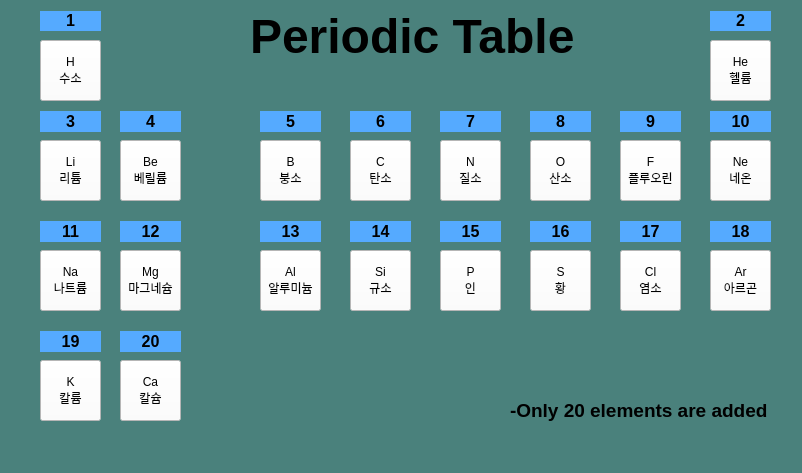
<?xml version="1.0" encoding="UTF-8"?>
<ui version="4.0">
 <class>Table</class>
 <widget class="QMainWindow" name="Table">
  <property name="geometry">
   <rect>
    <x>0</x>
    <y>0</y>
    <width>802</width>
    <height>473</height>
   </rect>
  </property>
  <property name="windowTitle">
   <string>Table</string>
  </property>
  <property name="windowIcon">
   <iconset>
    <activeoff>:/icon/icon.ico</activeoff>
   </iconset>
  </property>
  <property name="styleSheet">
   <string notr="true">background: rgb(74, 129, 124)</string>
  </property>
  <property name="iconSize">
   <size>
    <width>80</width>
    <height>80</height>
   </size>
  </property>
  <widget class="QWidget" name="centralwidget">
   <widget class="QPushButton" name="pushButton">
    <property name="geometry">
     <rect>
      <x>40</x>
      <y>40</y>
      <width>61</width>
      <height>61</height>
     </rect>
    </property>
    <property name="styleSheet">
     <string notr="true">background: rgb(255, 255, 255)</string>
    </property>
    <property name="text">
     <string>H
수소</string>
    </property>
   </widget>
   <widget class="QPushButton" name="pushButton_2">
    <property name="geometry">
     <rect>
      <x>710</x>
      <y>40</y>
      <width>61</width>
      <height>61</height>
     </rect>
    </property>
    <property name="styleSheet">
     <string notr="true">background: rgb(255, 255, 255)</string>
    </property>
    <property name="text">
     <string>He 
헬륨</string>
    </property>
   </widget>
   <widget class="QPushButton" name="pushButton_3">
    <property name="geometry">
     <rect>
      <x>40</x>
      <y>140</y>
      <width>61</width>
      <height>61</height>
     </rect>
    </property>
    <property name="styleSheet">
     <string notr="true">background: rgb(255, 255, 255)</string>
    </property>
    <property name="text">
     <string>Li 
리튬</string>
    </property>
   </widget>
   <widget class="QPushButton" name="pushButton_4">
    <property name="geometry">
     <rect>
      <x>120</x>
      <y>140</y>
      <width>61</width>
      <height>61</height>
     </rect>
    </property>
    <property name="styleSheet">
     <string notr="true">background: rgb(255, 255, 255)</string>
    </property>
    <property name="text">
     <string>Be 
베릴륨</string>
    </property>
   </widget>
   <widget class="QPushButton" name="pushButton_5">
    <property name="geometry">
     <rect>
      <x>260</x>
      <y>140</y>
      <width>61</width>
      <height>61</height>
     </rect>
    </property>
    <property name="styleSheet">
     <string notr="true">background: rgb(255, 255, 255)</string>
    </property>
    <property name="text">
     <string>B 
붕소</string>
    </property>
   </widget>
   <widget class="QPushButton" name="pushButton_6">
    <property name="geometry">
     <rect>
      <x>350</x>
      <y>140</y>
      <width>61</width>
      <height>61</height>
     </rect>
    </property>
    <property name="styleSheet">
     <string notr="true">background: rgb(255, 255, 255)</string>
    </property>
    <property name="text">
     <string>C 
탄소</string>
    </property>
   </widget>
   <widget class="QPushButton" name="pushButton_7">
    <property name="geometry">
     <rect>
      <x>440</x>
      <y>140</y>
      <width>61</width>
      <height>61</height>
     </rect>
    </property>
    <property name="styleSheet">
     <string notr="true">background: rgb(255, 255, 255)</string>
    </property>
    <property name="text">
     <string>N 
질소</string>
    </property>
   </widget>
   <widget class="QPushButton" name="pushButton_8">
    <property name="geometry">
     <rect>
      <x>530</x>
      <y>140</y>
      <width>61</width>
      <height>61</height>
     </rect>
    </property>
    <property name="styleSheet">
     <string notr="true">background: rgb(255, 255, 255)</string>
    </property>
    <property name="text">
     <string>O 
산소</string>
    </property>
   </widget>
   <widget class="QPushButton" name="pushButton_9">
    <property name="geometry">
     <rect>
      <x>620</x>
      <y>140</y>
      <width>61</width>
      <height>61</height>
     </rect>
    </property>
    <property name="styleSheet">
     <string notr="true">background: rgb(255, 255, 255)</string>
    </property>
    <property name="text">
     <string>F 
플루오린</string>
    </property>
   </widget>
   <widget class="QPushButton" name="pushButton_10">
    <property name="geometry">
     <rect>
      <x>710</x>
      <y>140</y>
      <width>61</width>
      <height>61</height>
     </rect>
    </property>
    <property name="styleSheet">
     <string notr="true">background: rgb(255, 255, 255)</string>
    </property>
    <property name="text">
     <string>Ne 
네온</string>
    </property>
   </widget>
   <widget class="QPushButton" name="pushButton_11">
    <property name="geometry">
     <rect>
      <x>40</x>
      <y>250</y>
      <width>61</width>
      <height>61</height>
     </rect>
    </property>
    <property name="styleSheet">
     <string notr="true">background: rgb(255, 255, 255)</string>
    </property>
    <property name="text">
     <string>Na 
나트륨</string>
    </property>
   </widget>
   <widget class="QPushButton" name="pushButton_12">
    <property name="geometry">
     <rect>
      <x>120</x>
      <y>250</y>
      <width>61</width>
      <height>61</height>
     </rect>
    </property>
    <property name="styleSheet">
     <string notr="true">background: rgb(255, 255, 255)</string>
    </property>
    <property name="text">
     <string>Mg 
마그네슘</string>
    </property>
   </widget>
   <widget class="QPushButton" name="pushButton_13">
    <property name="geometry">
     <rect>
      <x>260</x>
      <y>250</y>
      <width>61</width>
      <height>61</height>
     </rect>
    </property>
    <property name="styleSheet">
     <string notr="true">background: rgb(255, 255, 255)</string>
    </property>
    <property name="text">
     <string>Al
알루미늄</string>
    </property>
   </widget>
   <widget class="QPushButton" name="pushButton_14">
    <property name="geometry">
     <rect>
      <x>350</x>
      <y>250</y>
      <width>61</width>
      <height>61</height>
     </rect>
    </property>
    <property name="styleSheet">
     <string notr="true">background: rgb(255, 255, 255)</string>
    </property>
    <property name="text">
     <string>Si
규소</string>
    </property>
   </widget>
   <widget class="QPushButton" name="pushButton_15">
    <property name="geometry">
     <rect>
      <x>440</x>
      <y>250</y>
      <width>61</width>
      <height>61</height>
     </rect>
    </property>
    <property name="styleSheet">
     <string notr="true">background: rgb(255, 255, 255)</string>
    </property>
    <property name="text">
     <string>P
인</string>
    </property>
   </widget>
   <widget class="QPushButton" name="pushButton_16">
    <property name="geometry">
     <rect>
      <x>530</x>
      <y>250</y>
      <width>61</width>
      <height>61</height>
     </rect>
    </property>
    <property name="styleSheet">
     <string notr="true">background: rgb(255, 255, 255)</string>
    </property>
    <property name="text">
     <string>S
황</string>
    </property>
   </widget>
   <widget class="QPushButton" name="pushButton_17">
    <property name="geometry">
     <rect>
      <x>620</x>
      <y>250</y>
      <width>61</width>
      <height>61</height>
     </rect>
    </property>
    <property name="styleSheet">
     <string notr="true">background: rgb(255, 255, 255)</string>
    </property>
    <property name="text">
     <string>Cl
염소</string>
    </property>
   </widget>
   <widget class="QPushButton" name="pushButton_18">
    <property name="geometry">
     <rect>
      <x>710</x>
      <y>250</y>
      <width>61</width>
      <height>61</height>
     </rect>
    </property>
    <property name="styleSheet">
     <string notr="true">background: rgb(255, 255, 255)</string>
    </property>
    <property name="text">
     <string>Ar
아르곤</string>
    </property>
   </widget>
   <widget class="QPushButton" name="pushButton_19">
    <property name="geometry">
     <rect>
      <x>40</x>
      <y>360</y>
      <width>61</width>
      <height>61</height>
     </rect>
    </property>
    <property name="styleSheet">
     <string notr="true">background: rgb(255, 255, 255)</string>
    </property>
    <property name="text">
     <string>K
칼륨</string>
    </property>
   </widget>
   <widget class="QPushButton" name="pushButton_20">
    <property name="geometry">
     <rect>
      <x>120</x>
      <y>360</y>
      <width>61</width>
      <height>61</height>
     </rect>
    </property>
    <property name="styleSheet">
     <string notr="true">background: rgb(255, 255, 255)</string>
    </property>
    <property name="text">
     <string>Ca
칼슘</string>
    </property>
   </widget>
   <widget class="QLabel" name="label">
    <property name="geometry">
     <rect>
      <x>40</x>
      <y>11</y>
      <width>61</width>
      <height>20</height>
     </rect>
    </property>
    <property name="font">
     <font>
      <family>Arial</family>
      <pointsize>12</pointsize>
      <weight>75</weight>
      <bold>true</bold>
     </font>
    </property>
    <property name="styleSheet">
     <string notr="true">background: rgb(85, 170, 255)</string>
    </property>
    <property name="text">
     <string>&lt;html&gt;&lt;head/&gt;&lt;body&gt;&lt;p align=&quot;center&quot;&gt;1&lt;/p&gt;&lt;/body&gt;&lt;/html&gt;</string>
    </property>
   </widget>
   <widget class="QLabel" name="label_2">
    <property name="geometry">
     <rect>
      <x>710</x>
      <y>11</y>
      <width>61</width>
      <height>20</height>
     </rect>
    </property>
    <property name="font">
     <font>
      <family>Arial</family>
      <pointsize>12</pointsize>
      <weight>75</weight>
      <bold>true</bold>
     </font>
    </property>
    <property name="styleSheet">
     <string notr="true">background: rgb(85, 170, 255)</string>
    </property>
    <property name="text">
     <string>&lt;html&gt;&lt;head/&gt;&lt;body&gt;&lt;p align=&quot;center&quot;&gt;2&lt;/p&gt;&lt;/body&gt;&lt;/html&gt;</string>
    </property>
   </widget>
   <widget class="QLabel" name="label_3">
    <property name="geometry">
     <rect>
      <x>40</x>
      <y>111</y>
      <width>61</width>
      <height>21</height>
     </rect>
    </property>
    <property name="font">
     <font>
      <family>Arial</family>
      <pointsize>12</pointsize>
      <weight>75</weight>
      <bold>true</bold>
     </font>
    </property>
    <property name="styleSheet">
     <string notr="true">background: rgb(85, 170, 255)</string>
    </property>
    <property name="text">
     <string>&lt;html&gt;&lt;head/&gt;&lt;body&gt;&lt;p align=&quot;center&quot;&gt;3&lt;/p&gt;&lt;/body&gt;&lt;/html&gt;</string>
    </property>
   </widget>
   <widget class="QLabel" name="label_4">
    <property name="geometry">
     <rect>
      <x>120</x>
      <y>111</y>
      <width>61</width>
      <height>21</height>
     </rect>
    </property>
    <property name="font">
     <font>
      <family>Arial</family>
      <pointsize>12</pointsize>
      <weight>75</weight>
      <bold>true</bold>
     </font>
    </property>
    <property name="styleSheet">
     <string notr="true">background: rgb(85, 170, 255)</string>
    </property>
    <property name="text">
     <string>&lt;html&gt;&lt;head/&gt;&lt;body&gt;&lt;p align=&quot;center&quot;&gt;4&lt;/p&gt;&lt;/body&gt;&lt;/html&gt;</string>
    </property>
   </widget>
   <widget class="QLabel" name="label_5">
    <property name="geometry">
     <rect>
      <x>260</x>
      <y>111</y>
      <width>61</width>
      <height>21</height>
     </rect>
    </property>
    <property name="font">
     <font>
      <family>Arial</family>
      <pointsize>12</pointsize>
      <weight>75</weight>
      <bold>true</bold>
     </font>
    </property>
    <property name="styleSheet">
     <string notr="true">background: rgb(85, 170, 255)</string>
    </property>
    <property name="text">
     <string>&lt;html&gt;&lt;head/&gt;&lt;body&gt;&lt;p align=&quot;center&quot;&gt;5&lt;/p&gt;&lt;/body&gt;&lt;/html&gt;</string>
    </property>
   </widget>
   <widget class="QLabel" name="label_6">
    <property name="geometry">
     <rect>
      <x>350</x>
      <y>111</y>
      <width>61</width>
      <height>21</height>
     </rect>
    </property>
    <property name="font">
     <font>
      <family>Arial</family>
      <pointsize>12</pointsize>
      <weight>75</weight>
      <bold>true</bold>
     </font>
    </property>
    <property name="styleSheet">
     <string notr="true">background: rgb(85, 170, 255)</string>
    </property>
    <property name="text">
     <string>&lt;html&gt;&lt;head/&gt;&lt;body&gt;&lt;p align=&quot;center&quot;&gt;6&lt;/p&gt;&lt;/body&gt;&lt;/html&gt;</string>
    </property>
   </widget>
   <widget class="QLabel" name="label_7">
    <property name="geometry">
     <rect>
      <x>440</x>
      <y>111</y>
      <width>61</width>
      <height>21</height>
     </rect>
    </property>
    <property name="font">
     <font>
      <family>Arial</family>
      <pointsize>12</pointsize>
      <weight>75</weight>
      <bold>true</bold>
     </font>
    </property>
    <property name="styleSheet">
     <string notr="true">background: rgb(85, 170, 255)</string>
    </property>
    <property name="text">
     <string>&lt;html&gt;&lt;head/&gt;&lt;body&gt;&lt;p align=&quot;center&quot;&gt;7&lt;/p&gt;&lt;/body&gt;&lt;/html&gt;</string>
    </property>
   </widget>
   <widget class="QLabel" name="label_8">
    <property name="geometry">
     <rect>
      <x>530</x>
      <y>111</y>
      <width>61</width>
      <height>21</height>
     </rect>
    </property>
    <property name="font">
     <font>
      <family>Arial</family>
      <pointsize>12</pointsize>
      <weight>75</weight>
      <bold>true</bold>
     </font>
    </property>
    <property name="styleSheet">
     <string notr="true">background: rgb(85, 170, 255)</string>
    </property>
    <property name="text">
     <string>&lt;html&gt;&lt;head/&gt;&lt;body&gt;&lt;p align=&quot;center&quot;&gt;8&lt;/p&gt;&lt;/body&gt;&lt;/html&gt;</string>
    </property>
   </widget>
   <widget class="QLabel" name="label_9">
    <property name="geometry">
     <rect>
      <x>620</x>
      <y>111</y>
      <width>61</width>
      <height>21</height>
     </rect>
    </property>
    <property name="font">
     <font>
      <family>Arial</family>
      <pointsize>12</pointsize>
      <weight>75</weight>
      <bold>true</bold>
     </font>
    </property>
    <property name="styleSheet">
     <string notr="true">background: rgb(85, 170, 255)</string>
    </property>
    <property name="text">
     <string>&lt;html&gt;&lt;head/&gt;&lt;body&gt;&lt;p align=&quot;center&quot;&gt;9&lt;/p&gt;&lt;/body&gt;&lt;/html&gt;</string>
    </property>
   </widget>
   <widget class="QLabel" name="label_10">
    <property name="geometry">
     <rect>
      <x>710</x>
      <y>111</y>
      <width>61</width>
      <height>21</height>
     </rect>
    </property>
    <property name="font">
     <font>
      <family>Arial</family>
      <pointsize>12</pointsize>
      <weight>75</weight>
      <bold>true</bold>
     </font>
    </property>
    <property name="styleSheet">
     <string notr="true">background: rgb(85, 170, 255)</string>
    </property>
    <property name="text">
     <string>&lt;html&gt;&lt;head/&gt;&lt;body&gt;&lt;p align=&quot;center&quot;&gt;10&lt;/p&gt;&lt;/body&gt;&lt;/html&gt;</string>
    </property>
   </widget>
   <widget class="QLabel" name="label_11">
    <property name="geometry">
     <rect>
      <x>40</x>
      <y>221</y>
      <width>61</width>
      <height>21</height>
     </rect>
    </property>
    <property name="font">
     <font>
      <family>Arial</family>
      <pointsize>12</pointsize>
      <weight>75</weight>
      <bold>true</bold>
     </font>
    </property>
    <property name="styleSheet">
     <string notr="true">background: rgb(85, 170, 255)</string>
    </property>
    <property name="text">
     <string>&lt;html&gt;&lt;head/&gt;&lt;body&gt;&lt;p align=&quot;center&quot;&gt;11&lt;/p&gt;&lt;/body&gt;&lt;/html&gt;</string>
    </property>
   </widget>
   <widget class="QLabel" name="label_12">
    <property name="geometry">
     <rect>
      <x>120</x>
      <y>221</y>
      <width>61</width>
      <height>21</height>
     </rect>
    </property>
    <property name="font">
     <font>
      <family>Arial</family>
      <pointsize>12</pointsize>
      <weight>75</weight>
      <bold>true</bold>
     </font>
    </property>
    <property name="styleSheet">
     <string notr="true">background: rgb(85, 170, 255)</string>
    </property>
    <property name="text">
     <string>&lt;html&gt;&lt;head/&gt;&lt;body&gt;&lt;p align=&quot;center&quot;&gt;12&lt;/p&gt;&lt;/body&gt;&lt;/html&gt;</string>
    </property>
   </widget>
   <widget class="QLabel" name="label_13">
    <property name="geometry">
     <rect>
      <x>260</x>
      <y>221</y>
      <width>61</width>
      <height>21</height>
     </rect>
    </property>
    <property name="font">
     <font>
      <family>Arial</family>
      <pointsize>12</pointsize>
      <weight>75</weight>
      <bold>true</bold>
     </font>
    </property>
    <property name="styleSheet">
     <string notr="true">background: rgb(85, 170, 255)</string>
    </property>
    <property name="text">
     <string>&lt;html&gt;&lt;head/&gt;&lt;body&gt;&lt;p align=&quot;center&quot;&gt;13&lt;/p&gt;&lt;/body&gt;&lt;/html&gt;</string>
    </property>
   </widget>
   <widget class="QLabel" name="label_14">
    <property name="geometry">
     <rect>
      <x>350</x>
      <y>221</y>
      <width>61</width>
      <height>21</height>
     </rect>
    </property>
    <property name="font">
     <font>
      <family>Arial</family>
      <pointsize>12</pointsize>
      <weight>75</weight>
      <bold>true</bold>
     </font>
    </property>
    <property name="styleSheet">
     <string notr="true">background: rgb(85, 170, 255)</string>
    </property>
    <property name="text">
     <string>&lt;html&gt;&lt;head/&gt;&lt;body&gt;&lt;p align=&quot;center&quot;&gt;14&lt;/p&gt;&lt;/body&gt;&lt;/html&gt;</string>
    </property>
   </widget>
   <widget class="QLabel" name="label_15">
    <property name="geometry">
     <rect>
      <x>440</x>
      <y>221</y>
      <width>61</width>
      <height>21</height>
     </rect>
    </property>
    <property name="font">
     <font>
      <family>Arial</family>
      <pointsize>12</pointsize>
      <weight>75</weight>
      <bold>true</bold>
     </font>
    </property>
    <property name="styleSheet">
     <string notr="true">background: rgb(85, 170, 255)</string>
    </property>
    <property name="text">
     <string>&lt;html&gt;&lt;head/&gt;&lt;body&gt;&lt;p align=&quot;center&quot;&gt;15&lt;/p&gt;&lt;/body&gt;&lt;/html&gt;</string>
    </property>
   </widget>
   <widget class="QLabel" name="label_16">
    <property name="geometry">
     <rect>
      <x>530</x>
      <y>221</y>
      <width>61</width>
      <height>21</height>
     </rect>
    </property>
    <property name="font">
     <font>
      <family>Arial</family>
      <pointsize>12</pointsize>
      <weight>75</weight>
      <bold>true</bold>
     </font>
    </property>
    <property name="styleSheet">
     <string notr="true">background: rgb(85, 170, 255)</string>
    </property>
    <property name="text">
     <string>&lt;html&gt;&lt;head/&gt;&lt;body&gt;&lt;p align=&quot;center&quot;&gt;16&lt;/p&gt;&lt;/body&gt;&lt;/html&gt;</string>
    </property>
   </widget>
   <widget class="QLabel" name="label_17">
    <property name="geometry">
     <rect>
      <x>620</x>
      <y>221</y>
      <width>61</width>
      <height>21</height>
     </rect>
    </property>
    <property name="font">
     <font>
      <family>Arial</family>
      <pointsize>12</pointsize>
      <weight>75</weight>
      <bold>true</bold>
     </font>
    </property>
    <property name="styleSheet">
     <string notr="true">background: rgb(85, 170, 255)</string>
    </property>
    <property name="text">
     <string>&lt;html&gt;&lt;head/&gt;&lt;body&gt;&lt;p align=&quot;center&quot;&gt;17&lt;/p&gt;&lt;/body&gt;&lt;/html&gt;</string>
    </property>
   </widget>
   <widget class="QLabel" name="label_18">
    <property name="geometry">
     <rect>
      <x>710</x>
      <y>221</y>
      <width>61</width>
      <height>21</height>
     </rect>
    </property>
    <property name="font">
     <font>
      <family>Arial</family>
      <pointsize>12</pointsize>
      <weight>75</weight>
      <bold>true</bold>
     </font>
    </property>
    <property name="styleSheet">
     <string notr="true">background: rgb(85, 170, 255)</string>
    </property>
    <property name="text">
     <string>&lt;html&gt;&lt;head/&gt;&lt;body&gt;&lt;p align=&quot;center&quot;&gt;18&lt;/p&gt;&lt;/body&gt;&lt;/html&gt;</string>
    </property>
   </widget>
   <widget class="QLabel" name="label_19">
    <property name="geometry">
     <rect>
      <x>40</x>
      <y>331</y>
      <width>61</width>
      <height>21</height>
     </rect>
    </property>
    <property name="font">
     <font>
      <family>Arial</family>
      <pointsize>12</pointsize>
      <weight>75</weight>
      <bold>true</bold>
     </font>
    </property>
    <property name="styleSheet">
     <string notr="true">background: rgb(85, 170, 255)</string>
    </property>
    <property name="text">
     <string>&lt;html&gt;&lt;head/&gt;&lt;body&gt;&lt;p align=&quot;center&quot;&gt;19&lt;/p&gt;&lt;/body&gt;&lt;/html&gt;</string>
    </property>
   </widget>
   <widget class="QLabel" name="label_20">
    <property name="geometry">
     <rect>
      <x>120</x>
      <y>331</y>
      <width>61</width>
      <height>21</height>
     </rect>
    </property>
    <property name="font">
     <font>
      <family>Arial</family>
      <pointsize>12</pointsize>
      <weight>75</weight>
      <bold>true</bold>
     </font>
    </property>
    <property name="styleSheet">
     <string notr="true">background: rgb(85, 170, 255)</string>
    </property>
    <property name="text">
     <string>&lt;html&gt;&lt;head/&gt;&lt;body&gt;&lt;p align=&quot;center&quot;&gt;20&lt;/p&gt;&lt;/body&gt;&lt;/html&gt;</string>
    </property>
   </widget>
   <widget class="QLabel" name="label_21">
    <property name="geometry">
     <rect>
      <x>250</x>
      <y>1</y>
      <width>441</width>
      <height>71</height>
     </rect>
    </property>
    <property name="font">
     <font>
      <family>Arial</family>
      <pointsize>36</pointsize>
      <weight>75</weight>
      <bold>true</bold>
     </font>
    </property>
    <property name="text">
     <string>Periodic Table</string>
    </property>
   </widget>
   <widget class="QLabel" name="label_22">
    <property name="geometry">
     <rect>
      <x>510</x>
      <y>400</y>
      <width>281</width>
      <height>21</height>
     </rect>
    </property>
    <property name="font">
     <font>
      <family>Arial</family>
      <pointsize>14</pointsize>
      <weight>75</weight>
      <bold>true</bold>
     </font>
    </property>
    <property name="text">
     <string>-Only 20 elements are added</string>
    </property>
   </widget>
   <zorder>pushButton</zorder>
   <zorder>pushButton_2</zorder>
   <zorder>pushButton_3</zorder>
   <zorder>pushButton_4</zorder>
   <zorder>pushButton_5</zorder>
   <zorder>pushButton_6</zorder>
   <zorder>pushButton_7</zorder>
   <zorder>pushButton_8</zorder>
   <zorder>pushButton_9</zorder>
   <zorder>pushButton_10</zorder>
   <zorder>pushButton_11</zorder>
   <zorder>pushButton_12</zorder>
   <zorder>pushButton_13</zorder>
   <zorder>pushButton_14</zorder>
   <zorder>pushButton_15</zorder>
   <zorder>pushButton_16</zorder>
   <zorder>pushButton_17</zorder>
   <zorder>pushButton_18</zorder>
   <zorder>pushButton_20</zorder>
   <zorder>label</zorder>
   <zorder>label_2</zorder>
   <zorder>label_3</zorder>
   <zorder>label_4</zorder>
   <zorder>label_5</zorder>
   <zorder>label_6</zorder>
   <zorder>label_7</zorder>
   <zorder>label_8</zorder>
   <zorder>label_9</zorder>
   <zorder>label_10</zorder>
   <zorder>label_11</zorder>
   <zorder>label_12</zorder>
   <zorder>label_13</zorder>
   <zorder>label_14</zorder>
   <zorder>label_15</zorder>
   <zorder>label_16</zorder>
   <zorder>label_17</zorder>
   <zorder>label_18</zorder>
   <zorder>label_19</zorder>
   <zorder>label_20</zorder>
   <zorder>label_21</zorder>
   <zorder>pushButton_19</zorder>
   <zorder>label_22</zorder>
  </widget>
  <widget class="QMenuBar" name="menubar">
   <property name="geometry">
    <rect>
     <x>0</x>
     <y>0</y>
     <width>802</width>
     <height>25</height>
    </rect>
   </property>
  </widget>
  <widget class="QStatusBar" name="statusbar"/>
 </widget>
 <resources>
  <include location="icon.qrc"/>
 </resources>
 <connections/>
</ui>
